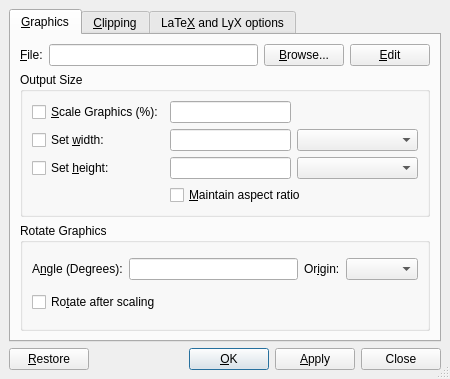
<ui version="4.0" >
 <class>QGraphicsUi</class>
 <widget class="QDialog" name="QGraphicsUi" >
  <property name="geometry" >
   <rect>
    <x>0</x>
    <y>0</y>
    <width>450</width>
    <height>379</height>
   </rect>
  </property>
  <property name="sizePolicy" >
   <sizepolicy>
    <hsizetype>1</hsizetype>
    <vsizetype>1</vsizetype>
    <horstretch>0</horstretch>
    <verstretch>0</verstretch>
   </sizepolicy>
  </property>
  <property name="windowTitle" >
   <string/>
  </property>
  <property name="sizeGripEnabled" >
   <bool>true</bool>
  </property>
  <layout class="QGridLayout" >
   <property name="margin" >
    <number>9</number>
   </property>
   <property name="spacing" >
    <number>6</number>
   </property>
   <item row="0" column="0" >
    <widget class="QTabWidget" name="TabWidget" >
     <property name="toolTip" >
      <string/>
     </property>
     <property name="currentIndex" >
      <number>0</number>
     </property>
     <widget class="QWidget" name="Graphics" >
      <attribute name="title" >
       <string>&amp;Graphics</string>
      </attribute>
      <layout class="QGridLayout" >
       <property name="margin" >
        <number>9</number>
       </property>
       <property name="spacing" >
        <number>6</number>
       </property>
       <item row="0" column="3" >
        <widget class="QPushButton" name="editPB" >
         <property name="text" >
          <string>&amp;Edit</string>
         </property>
         <property name="autoDefault" >
          <bool>false</bool>
         </property>
         <property name="default" >
          <bool>false</bool>
         </property>
        </widget>
       </item>
       <item row="0" column="2" >
        <widget class="QPushButton" name="browsePB" >
         <property name="toolTip" >
          <string>Select an image file</string>
         </property>
         <property name="text" >
          <string>&amp;Browse...</string>
         </property>
        </widget>
       </item>
       <item row="0" column="1" >
        <widget class="QLineEdit" name="filename" >
         <property name="toolTip" >
          <string>File name of image</string>
         </property>
        </widget>
       </item>
       <item row="0" column="0" >
        <widget class="QLabel" name="filenameL" >
         <property name="toolTip" >
          <string>File name of image</string>
         </property>
         <property name="text" >
          <string>&amp;File:</string>
         </property>
         <property name="buddy" >
          <cstring>filename</cstring>
         </property>
        </widget>
       </item>
       <item row="1" column="0" colspan="4" >
        <widget class="QGroupBox" name="sizeGB" >
         <property name="title" >
          <string>Output Size</string>
         </property>
         <property name="flat" >
          <bool>false</bool>
         </property>
         <layout class="QGridLayout" >
          <property name="margin" >
           <number>9</number>
          </property>
          <property name="spacing" >
           <number>6</number>
          </property>
          <item row="1" column="2" >
           <widget class="LengthCombo" name="widthUnit" />
          </item>
          <item row="2" column="2" >
           <widget class="LengthCombo" name="heightUnit" />
          </item>
          <item row="1" column="1" >
           <widget class="QLineEdit" name="Width" >
            <property name="enabled" >
             <bool>true</bool>
            </property>
            <property name="sizePolicy" >
             <sizepolicy>
              <hsizetype>1</hsizetype>
              <vsizetype>0</vsizetype>
              <horstretch>0</horstretch>
              <verstretch>0</verstretch>
             </sizepolicy>
            </property>
            <property name="toolTip" >
             <string>Width of image in output</string>
            </property>
           </widget>
          </item>
          <item row="0" column="2" >
           <spacer>
            <property name="orientation" >
             <enum>Qt::Horizontal</enum>
            </property>
            <property name="sizeHint" >
             <size>
              <width>61</width>
              <height>20</height>
             </size>
            </property>
           </spacer>
          </item>
          <item row="0" column="1" >
           <widget class="QLineEdit" name="Scale" />
          </item>
          <item row="2" column="1" >
           <widget class="QLineEdit" name="Height" >
            <property name="enabled" >
             <bool>true</bool>
            </property>
            <property name="sizePolicy" >
             <sizepolicy>
              <hsizetype>1</hsizetype>
              <vsizetype>0</vsizetype>
              <horstretch>0</horstretch>
              <verstretch>0</verstretch>
             </sizepolicy>
            </property>
            <property name="toolTip" >
             <string>Height of image in output</string>
            </property>
           </widget>
          </item>
          <item row="2" column="0" >
           <widget class="QCheckBox" name="HeightCB" >
            <property name="enabled" >
             <bool>true</bool>
            </property>
            <property name="toolTip" >
             <string>Sets height of graphic. Leave unchecked to set automatically.</string>
            </property>
            <property name="text" >
             <string>Set &amp;height:</string>
            </property>
           </widget>
          </item>
          <item row="0" column="0" >
           <widget class="QCheckBox" name="scaleCB" >
            <property name="text" >
             <string>&amp;Scale Graphics (%):</string>
            </property>
           </widget>
          </item>
          <item row="1" column="0" >
           <widget class="QCheckBox" name="WidthCB" >
            <property name="enabled" >
             <bool>true</bool>
            </property>
            <property name="toolTip" >
             <string>Sets width of graphic. Leave unchecked to set automatically.</string>
            </property>
            <property name="text" >
             <string>Set &amp;width:</string>
            </property>
           </widget>
          </item>
          <item row="3" column="1" colspan="2" >
           <widget class="QCheckBox" name="aspectratio" >
            <property name="enabled" >
             <bool>true</bool>
            </property>
            <property name="toolTip" >
             <string>Scale image to maximum size not exceeding width and height</string>
            </property>
            <property name="text" >
             <string>&amp;Maintain aspect ratio</string>
            </property>
           </widget>
          </item>
         </layout>
        </widget>
       </item>
       <item row="2" column="0" colspan="4" >
        <widget class="QGroupBox" name="rotationGB" >
         <property name="title" >
          <string>Rotate Graphics</string>
         </property>
         <property name="flat" >
          <bool>false</bool>
         </property>
         <layout class="QGridLayout" >
          <property name="margin" >
           <number>9</number>
          </property>
          <property name="spacing" >
           <number>6</number>
          </property>
          <item row="1" column="0" colspan="2" >
           <widget class="QCheckBox" name="rotateOrderCB" >
            <property name="toolTip" >
             <string>Check to change the order of rotating and scaling</string>
            </property>
            <property name="text" >
             <string>Ro&amp;tate after scaling</string>
            </property>
           </widget>
          </item>
          <item row="0" column="3" >
           <widget class="QComboBox" name="origin" >
            <property name="toolTip" >
             <string>The origin of the rotation</string>
            </property>
           </widget>
          </item>
          <item row="0" column="2" >
           <widget class="QLabel" name="originL" >
            <property name="toolTip" >
             <string>The origin of the rotation</string>
            </property>
            <property name="text" >
             <string>Or&amp;igin:</string>
            </property>
            <property name="buddy" >
             <cstring>origin</cstring>
            </property>
           </widget>
          </item>
          <item row="0" column="1" >
           <widget class="QLineEdit" name="angle" >
            <property name="sizePolicy" >
             <sizepolicy>
              <hsizetype>3</hsizetype>
              <vsizetype>0</vsizetype>
              <horstretch>0</horstretch>
              <verstretch>0</verstretch>
             </sizepolicy>
            </property>
            <property name="toolTip" >
             <string>Angle to rotate image by</string>
            </property>
           </widget>
          </item>
          <item row="0" column="0" >
           <widget class="QLabel" name="angleL" >
            <property name="toolTip" >
             <string>Angle to rotate image by</string>
            </property>
            <property name="text" >
             <string>A&amp;ngle (Degrees):</string>
            </property>
            <property name="buddy" >
             <cstring>angle</cstring>
            </property>
           </widget>
          </item>
         </layout>
        </widget>
       </item>
      </layout>
     </widget>
     <widget class="QWidget" name="Clipping" >
      <attribute name="title" >
       <string>&amp;Clipping</string>
      </attribute>
      <layout class="QGridLayout" >
       <property name="margin" >
        <number>9</number>
       </property>
       <property name="spacing" >
        <number>6</number>
       </property>
       <item row="3" column="0" colspan="2" >
        <spacer>
         <property name="orientation" >
          <enum>Qt::Vertical</enum>
         </property>
         <property name="sizeHint" >
          <size>
           <width>20</width>
           <height>40</height>
          </size>
         </property>
        </spacer>
       </item>
       <item row="0" column="0" colspan="2" >
        <widget class="QCheckBox" name="clip" >
         <property name="toolTip" >
          <string>Clip to bounding box values</string>
         </property>
         <property name="text" >
          <string>Clip to &amp;bounding box</string>
         </property>
        </widget>
       </item>
       <item row="1" column="0" colspan="2" >
        <widget class="QFrame" name="bbFrame" >
         <property name="enabled" >
          <bool>true</bool>
         </property>
         <property name="sizePolicy" >
          <sizepolicy>
           <hsizetype>5</hsizetype>
           <vsizetype>1</vsizetype>
           <horstretch>0</horstretch>
           <verstretch>0</verstretch>
          </sizepolicy>
         </property>
         <property name="frameShape" >
          <enum>QFrame::StyledPanel</enum>
         </property>
         <property name="frameShadow" >
          <enum>QFrame::Plain</enum>
         </property>
         <layout class="QGridLayout" >
          <property name="margin" >
           <number>9</number>
          </property>
          <property name="spacing" >
           <number>6</number>
          </property>
          <item row="0" column="0" colspan="6" >
           <widget class="QLabel" name="lbL" >
            <property name="text" >
             <string>&amp;Left bottom:</string>
            </property>
            <property name="buddy" >
             <cstring>lbX</cstring>
            </property>
           </widget>
          </item>
          <item row="3" column="1" >
           <widget class="QLineEdit" name="rtX" />
          </item>
          <item row="3" column="4" >
           <widget class="QLineEdit" name="rtY" />
          </item>
          <item row="1" column="4" >
           <widget class="QLineEdit" name="lbY" />
          </item>
          <item row="1" column="1" >
           <widget class="QLineEdit" name="lbX" >
            <property name="toolTip" >
             <string/>
            </property>
           </widget>
          </item>
          <item row="1" column="2" >
           <widget class="QComboBox" name="lbXunit" />
          </item>
          <item row="3" column="2" >
           <widget class="QComboBox" name="rtXunit" />
          </item>
          <item row="3" column="5" >
           <widget class="QComboBox" name="rtYunit" />
          </item>
          <item row="1" column="5" >
           <widget class="QComboBox" name="lbYunit" />
          </item>
          <item row="2" column="0" colspan="6" >
           <widget class="QLabel" name="rtL" >
            <property name="text" >
             <string>Right &amp;top:</string>
            </property>
            <property name="buddy" >
             <cstring>rtX</cstring>
            </property>
           </widget>
          </item>
          <item row="3" column="3" >
           <widget class="QLabel" name="yL_2" >
            <property name="text" >
             <string>y:</string>
            </property>
           </widget>
          </item>
          <item row="1" column="3" >
           <widget class="QLabel" name="yL" >
            <property name="text" >
             <string>y:</string>
            </property>
           </widget>
          </item>
          <item row="3" column="0" >
           <widget class="QLabel" name="xL_2" >
            <property name="text" >
             <string>x:</string>
            </property>
           </widget>
          </item>
          <item row="1" column="0" >
           <widget class="QLabel" name="xL" >
            <property name="text" >
             <string>x:</string>
            </property>
           </widget>
          </item>
         </layout>
        </widget>
       </item>
       <item row="2" column="0" >
        <spacer>
         <property name="orientation" >
          <enum>Qt::Horizontal</enum>
         </property>
         <property name="sizeHint" >
          <size>
           <width>181</width>
           <height>20</height>
          </size>
         </property>
        </spacer>
       </item>
       <item row="2" column="1" >
        <widget class="QPushButton" name="getPB" >
         <property name="toolTip" >
          <string>Get bounding box from the (EPS) file</string>
         </property>
         <property name="text" >
          <string>&amp;Get from File</string>
         </property>
        </widget>
       </item>
      </layout>
     </widget>
     <widget class="QWidget" name="ExtraOptions" >
      <attribute name="title" >
       <string>LaTe&amp;X and LyX options</string>
      </attribute>
      <layout class="QGridLayout" >
       <property name="margin" >
        <number>9</number>
       </property>
       <property name="spacing" >
        <number>6</number>
       </property>
       <item row="3" column="1" >
        <spacer>
         <property name="orientation" >
          <enum>Qt::Vertical</enum>
         </property>
         <property name="sizeHint" >
          <size>
           <width>20</width>
           <height>21</height>
          </size>
         </property>
        </spacer>
       </item>
       <item row="6" column="2" >
        <spacer>
         <property name="orientation" >
          <enum>Qt::Vertical</enum>
         </property>
         <property name="sizeHint" >
          <size>
           <width>20</width>
           <height>41</height>
          </size>
         </property>
        </spacer>
       </item>
       <item row="2" column="0" colspan="3" >
        <widget class="QCheckBox" name="unzipCB" >
         <property name="toolTip" >
          <string>Don't uncompress image before exporting to LaTeX</string>
         </property>
         <property name="text" >
          <string>Don't un&amp;zip on export</string>
         </property>
        </widget>
       </item>
       <item row="4" column="0" colspan="3" >
        <widget class="QGroupBox" name="subfigure" >
         <property name="focusPolicy" >
          <enum>Qt::StrongFocus</enum>
         </property>
         <property name="title" >
          <string>S&amp;ubfigure</string>
         </property>
         <property name="flat" >
          <bool>false</bool>
         </property>
         <property name="checkable" >
          <bool>true</bool>
         </property>
         <property name="checked" >
          <bool>false</bool>
         </property>
         <layout class="QHBoxLayout" >
          <property name="margin" >
           <number>9</number>
          </property>
          <property name="spacing" >
           <number>6</number>
          </property>
          <item>
           <widget class="QLabel" name="CaptionLA" >
            <property name="toolTip" >
             <string>The caption for the sub-figure</string>
            </property>
            <property name="text" >
             <string>Ca&amp;ption:</string>
            </property>
            <property name="buddy" >
             <cstring>subcaption</cstring>
            </property>
           </widget>
          </item>
          <item>
           <widget class="QLineEdit" name="subcaption" >
            <property name="sizePolicy" >
             <sizepolicy>
              <hsizetype>3</hsizetype>
              <vsizetype>0</vsizetype>
              <horstretch>0</horstretch>
              <verstretch>0</verstretch>
             </sizepolicy>
            </property>
            <property name="toolTip" >
             <string>The caption for the sub-figure</string>
            </property>
           </widget>
          </item>
         </layout>
        </widget>
       </item>
       <item row="5" column="0" colspan="3" >
        <widget class="QGroupBox" name="displayGB" >
         <property name="focusPolicy" >
          <enum>Qt::StrongFocus</enum>
         </property>
         <property name="title" >
          <string>Sho&amp;w in LyX</string>
         </property>
         <property name="flat" >
          <bool>false</bool>
         </property>
         <property name="checkable" >
          <bool>true</bool>
         </property>
         <layout class="QGridLayout" >
          <property name="margin" >
           <number>9</number>
          </property>
          <property name="spacing" >
           <number>6</number>
          </property>
          <item row="0" column="3" >
           <widget class="QLineEdit" name="displayscale" >
            <property name="enabled" >
             <bool>true</bool>
            </property>
            <property name="sizePolicy" >
             <sizepolicy>
              <hsizetype>1</hsizetype>
              <vsizetype>0</vsizetype>
              <horstretch>0</horstretch>
              <verstretch>0</verstretch>
             </sizepolicy>
            </property>
            <property name="toolTip" >
             <string>Percentage to scale by in LyX</string>
            </property>
           </widget>
          </item>
          <item row="0" column="2" >
           <widget class="QLabel" name="scaleLA" >
            <property name="toolTip" >
             <string>Percentage to scale by in LyX</string>
            </property>
            <property name="text" >
             <string>Sca&amp;le on Screen (%):</string>
            </property>
            <property name="buddy" >
             <cstring>displayscale</cstring>
            </property>
           </widget>
          </item>
          <item row="0" column="1" >
           <widget class="QComboBox" name="showCB" >
            <property name="toolTip" >
             <string>Screen display</string>
            </property>
            <item>
             <property name="text" >
              <string>Default</string>
             </property>
            </item>
            <item>
             <property name="text" >
              <string>Monochrome</string>
             </property>
            </item>
            <item>
             <property name="text" >
              <string>Grayscale</string>
             </property>
            </item>
            <item>
             <property name="text" >
              <string>Color</string>
             </property>
            </item>
           </widget>
          </item>
          <item row="0" column="0" >
           <widget class="QLabel" name="showL" >
            <property name="toolTip" >
             <string>Screen display</string>
            </property>
            <property name="text" >
             <string>&amp;Display:</string>
            </property>
            <property name="buddy" >
             <cstring>showCB</cstring>
            </property>
           </widget>
          </item>
         </layout>
        </widget>
       </item>
       <item row="0" column="1" colspan="2" >
        <widget class="QLineEdit" name="latexoptions" >
         <property name="sizePolicy" >
          <sizepolicy>
           <hsizetype>3</hsizetype>
           <vsizetype>0</vsizetype>
           <horstretch>0</horstretch>
           <verstretch>0</verstretch>
          </sizepolicy>
         </property>
         <property name="toolTip" >
          <string>Additional LaTeX options</string>
         </property>
        </widget>
       </item>
       <item row="0" column="0" >
        <widget class="QLabel" name="latexoptionsLA" >
         <property name="toolTip" >
          <string>Additional LaTeX options</string>
         </property>
         <property name="text" >
          <string>LaTeX &amp;options:</string>
         </property>
         <property name="buddy" >
          <cstring>latexoptions</cstring>
         </property>
        </widget>
       </item>
       <item row="1" column="0" colspan="3" >
        <widget class="QCheckBox" name="draftCB" >
         <property name="toolTip" >
          <string>Draft mode</string>
         </property>
         <property name="text" >
          <string>&amp;Draft mode</string>
         </property>
        </widget>
       </item>
      </layout>
     </widget>
    </widget>
   </item>
   <item row="1" column="0" >
    <layout class="QHBoxLayout" >
     <property name="margin" >
      <number>0</number>
     </property>
     <property name="spacing" >
      <number>6</number>
     </property>
     <item>
      <widget class="QPushButton" name="restorePB" >
       <property name="text" >
        <string>&amp;Restore</string>
       </property>
       <property name="autoDefault" >
        <bool>false</bool>
       </property>
       <property name="default" >
        <bool>false</bool>
       </property>
      </widget>
     </item>
     <item>
      <spacer>
       <property name="orientation" >
        <enum>Qt::Horizontal</enum>
       </property>
       <property name="sizeType" >
        <enum>QSizePolicy::MinimumExpanding</enum>
       </property>
       <property name="sizeHint" >
        <size>
         <width>20</width>
         <height>20</height>
        </size>
       </property>
      </spacer>
     </item>
     <item>
      <widget class="QPushButton" name="okPB" >
       <property name="text" >
        <string>&amp;OK</string>
       </property>
       <property name="autoDefault" >
        <bool>true</bool>
       </property>
       <property name="default" >
        <bool>true</bool>
       </property>
      </widget>
     </item>
     <item>
      <widget class="QPushButton" name="applyPB" >
       <property name="sizePolicy" >
        <sizepolicy>
         <hsizetype>1</hsizetype>
         <vsizetype>0</vsizetype>
         <horstretch>0</horstretch>
         <verstretch>0</verstretch>
        </sizepolicy>
       </property>
       <property name="text" >
        <string>&amp;Apply</string>
       </property>
       <property name="autoDefault" >
        <bool>false</bool>
       </property>
       <property name="default" >
        <bool>false</bool>
       </property>
      </widget>
     </item>
     <item>
      <widget class="QPushButton" name="closePB" >
       <property name="sizePolicy" >
        <sizepolicy>
         <hsizetype>1</hsizetype>
         <vsizetype>0</vsizetype>
         <horstretch>0</horstretch>
         <verstretch>0</verstretch>
        </sizepolicy>
       </property>
       <property name="text" >
        <string>Close</string>
       </property>
       <property name="autoDefault" >
        <bool>false</bool>
       </property>
      </widget>
     </item>
    </layout>
   </item>
  </layout>
 </widget>
 <customwidgets>
  <customwidget>
   <class>LengthCombo</class>
   <extends>QComboBox</extends>
   <header>LengthCombo.h</header>
  </customwidget>
 </customwidgets>
 <tabstops>
  <tabstop>TabWidget</tabstop>
  <tabstop>filename</tabstop>
  <tabstop>browsePB</tabstop>
  <tabstop>editPB</tabstop>
  <tabstop>scaleCB</tabstop>
  <tabstop>Scale</tabstop>
  <tabstop>WidthCB</tabstop>
  <tabstop>Width</tabstop>
  <tabstop>widthUnit</tabstop>
  <tabstop>HeightCB</tabstop>
  <tabstop>Height</tabstop>
  <tabstop>heightUnit</tabstop>
  <tabstop>aspectratio</tabstop>
  <tabstop>angle</tabstop>
  <tabstop>origin</tabstop>
  <tabstop>rotateOrderCB</tabstop>
  <tabstop>restorePB</tabstop>
  <tabstop>okPB</tabstop>
  <tabstop>applyPB</tabstop>
  <tabstop>closePB</tabstop>
  <tabstop>clip</tabstop>
  <tabstop>lbX</tabstop>
  <tabstop>lbXunit</tabstop>
  <tabstop>lbY</tabstop>
  <tabstop>lbYunit</tabstop>
  <tabstop>rtX</tabstop>
  <tabstop>rtXunit</tabstop>
  <tabstop>rtY</tabstop>
  <tabstop>rtYunit</tabstop>
  <tabstop>getPB</tabstop>
  <tabstop>latexoptions</tabstop>
  <tabstop>draftCB</tabstop>
  <tabstop>unzipCB</tabstop>
  <tabstop>subfigure</tabstop>
  <tabstop>subcaption</tabstop>
  <tabstop>displayGB</tabstop>
  <tabstop>showCB</tabstop>
  <tabstop>displayscale</tabstop>
 </tabstops>
 <includes>
  <include location="local" >qt_helpers.h</include>
 </includes>
 <resources/>
 <connections/>
</ui>
